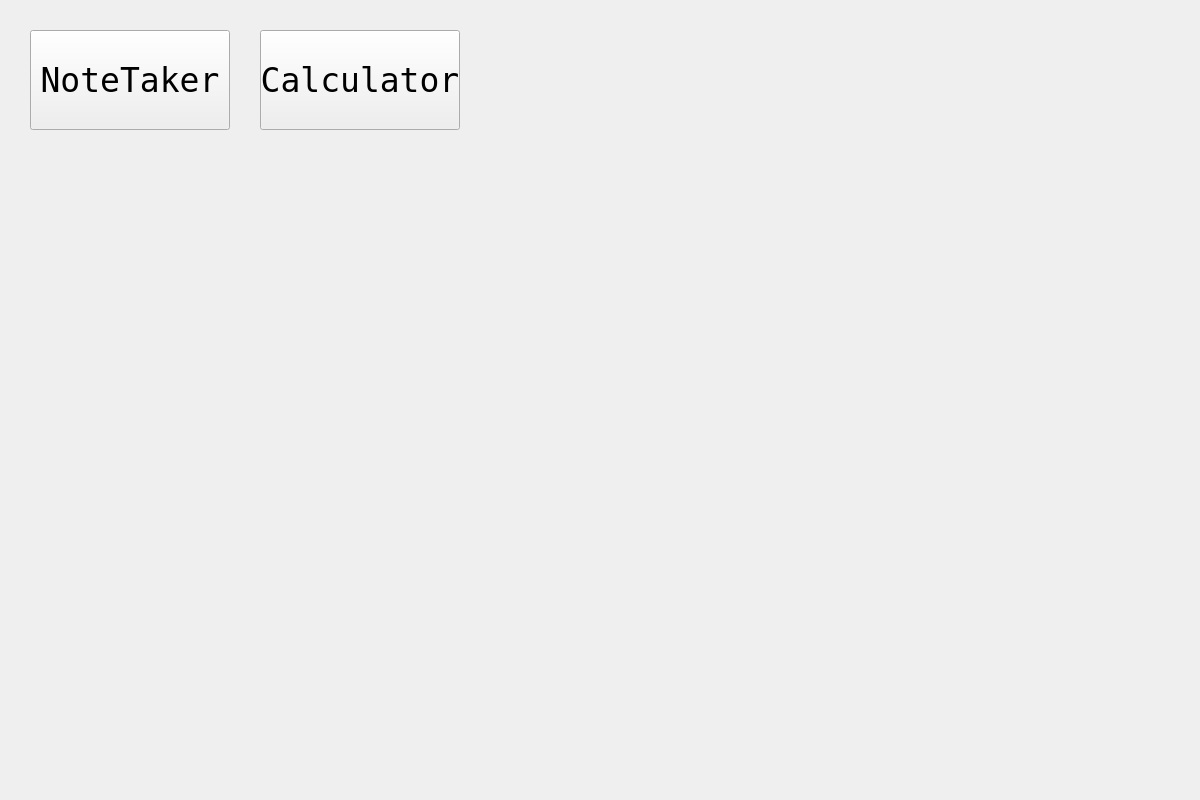
<?xml version="1.0" encoding="UTF-8"?>
<ui version="4.0">
 <class>MainWindow</class>
 <widget class="QMainWindow" name="MainWindow">
  <property name="geometry">
   <rect>
    <x>0</x>
    <y>0</y>
    <width>1200</width>
    <height>800</height>
   </rect>
  </property>
  <property name="windowTitle">
   <string>MainWindow</string>
  </property>
  <widget class="QWidget" name="centralwidget">
   <property name="palette">
    <palette>
     <active/>
     <inactive/>
     <disabled/>
    </palette>
   </property>
   <widget class="QStackedWidget" name="stackedWidget">
    <property name="geometry">
     <rect>
      <x>0</x>
      <y>0</y>
      <width>1200</width>
      <height>800</height>
     </rect>
    </property>
    <property name="currentIndex">
     <number>0</number>
    </property>
    <widget class="QWidget" name="navigator">
     <widget class="QPushButton" name="startNoteTaker">
      <property name="enabled">
       <bool>true</bool>
      </property>
      <property name="geometry">
       <rect>
        <x>30</x>
        <y>30</y>
        <width>200</width>
        <height>100</height>
       </rect>
      </property>
      <property name="font">
       <font>
        <family>Terminal</family>
        <pointsize>25</pointsize>
       </font>
      </property>
      <property name="text">
       <string>NoteTaker</string>
      </property>
     </widget>
     <widget class="QPushButton" name="startCalculator">
      <property name="enabled">
       <bool>true</bool>
      </property>
      <property name="geometry">
       <rect>
        <x>260</x>
        <y>30</y>
        <width>200</width>
        <height>100</height>
       </rect>
      </property>
      <property name="font">
       <font>
        <family>Terminal</family>
        <pointsize>25</pointsize>
       </font>
      </property>
      <property name="text">
       <string>Calculator</string>
      </property>
     </widget>
    </widget>
    <widget class="QWidget" name="notetaker">
     <property name="palette">
      <palette>
       <active/>
       <inactive/>
       <disabled/>
      </palette>
     </property>
    </widget>
   </widget>
  </widget>
 </widget>
 <resources/>
 <connections/>
</ui>
